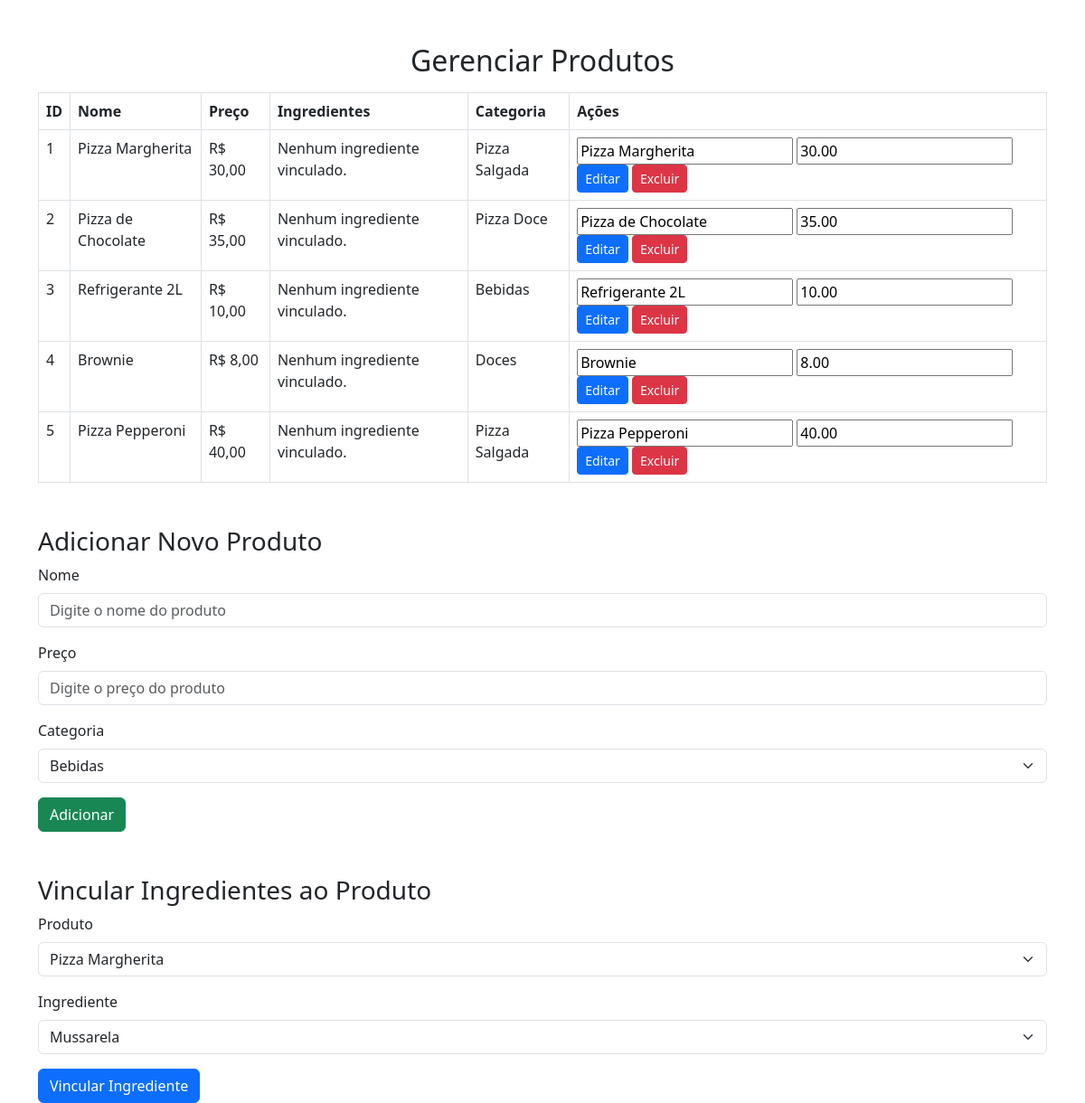
/produtosContent.php, run on an earlier commit of the app's database.
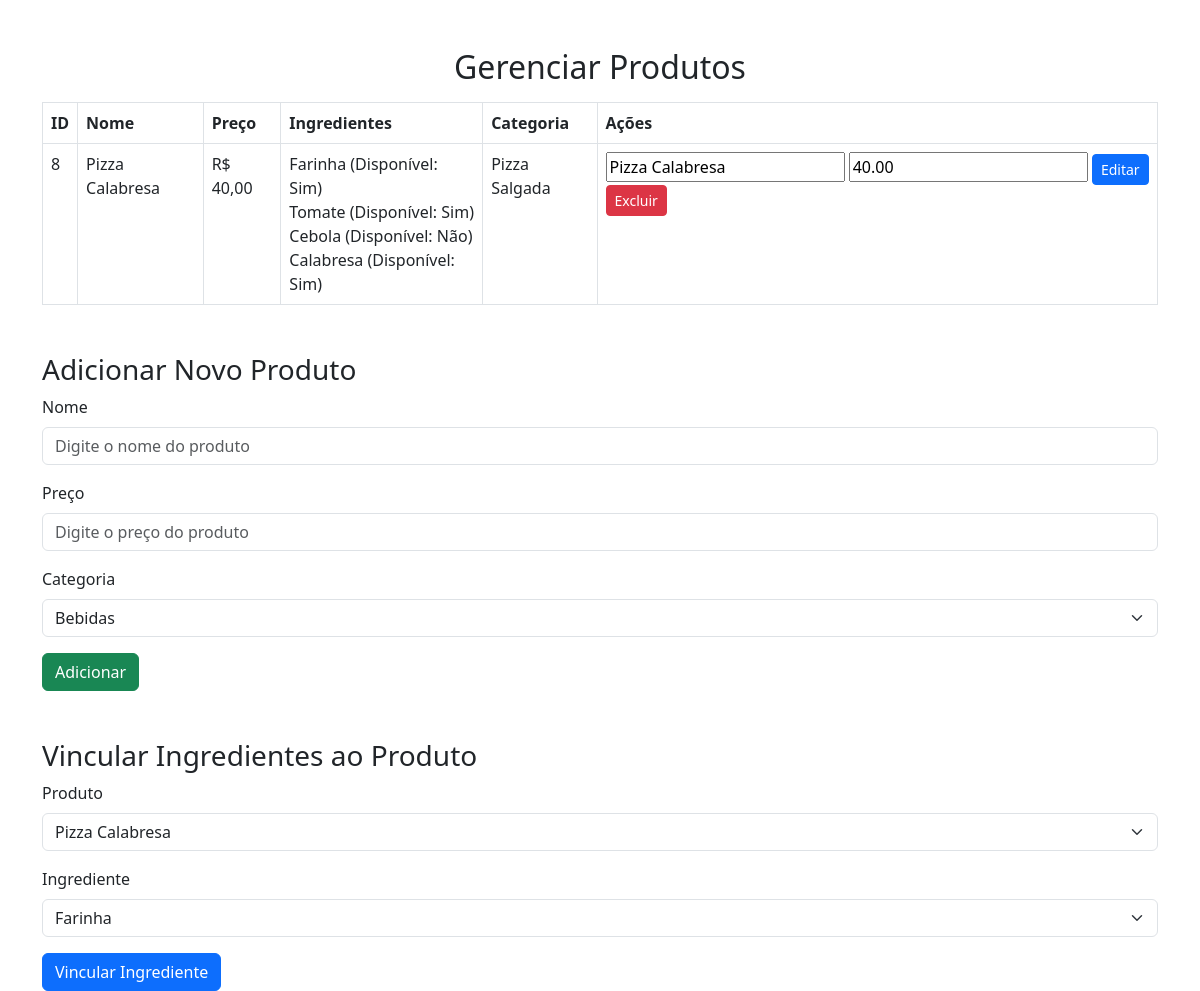
And on a later commit of the database.
### tables this page shows
CREATE TABLE `produto` (
  `Id_Produto` int(11) NOT NULL,
  `Nome` varchar(100) NOT NULL,
  `DataCriacao` date DEFAULT curdate(),
  `Preco` decimal(10,2) NOT NULL,
  `Descricao` text DEFAULT NULL,
  `Disponivel` tinyint(1) DEFAULT 1,
  `Id_Categoria` int(11) DEFAULT NULL
);

CREATE TABLE `categoria` (
  `Id_Categoria` int(11) NOT NULL,
  `Nome` varchar(50) NOT NULL
);

CREATE TABLE `ingrediente` (
  `Id_ingrediente` int(11) NOT NULL,
  `Nome` varchar(100) NOT NULL,
  `Disponivel` tinyint(1) DEFAULT 1
);

### web/classes/manipulaProduto.php (called while the page is built, shortened)
<?php
require_once 'conexaoBanco.php';
class manipulaProduto
{
    private $conexao;
    public function __construct()
    {
        $this->conexao = new conexaoBanco();
    }
    public function listaProduto()
    {
        $sql = "select p.nome, p.descricao, p.preco, p.id_produto, c.nome as categoria
        from produto p
        inner join categoria c on p.id_categoria = c.id_categoria";
        $stmt = $this->conexao->conectar()->query($sql);
        return $stmt->fetchAll();
    }
}
?>

### web/classes/conexaoBanco.php (called while the page is built)
<?php
class conexaoBanco
{
    private $host = "localhost";
    private $dbname = "banco";
    private $username = "root";
    private $password = "";
    private $conexao;
    public function conectar()
    {
        if ($this->conexao === null)
        {
            try
            {
                $this->conexao = new PDO("mysql:host={$this->host};dbname={$this->dbname}",
                $this->username,
                $this->password
                );
            }
            catch (PDOException $e)
            {
                echo "Erro na conexão: " . $e->getMessage();
                exit;
            }
        }
        return $this->conexao;
    }
}
?>

### web/classes/manipulaIngrediente.php (called while the page is built, shortened)
<?php
require_once 'conexaoBanco.php';
class manipulaIngrediente
{
    private $conexao;
    public function __construct()
    {
        $this->conexao = new conexaoBanco();
    }
    public function listaIngrediente()
    {
        $sql = "select * from ingrediente";
        $stmt = $this->conexao->conectar()->query($sql);
        return $stmt->fetchAll();
    }
}
?>

### web/produtosContent.php (the view, shortened to what the changed rows need)
<?php
require_once './classes/manipulaProduto.php';
require_once './classes/manipulaIngrediente.php';
$manipulaProduto = new manipulaProduto();
$manipulaIngrediente = new manipulaIngrediente();
$produtos = $manipulaProduto->listaProduto();
$ingredientes = $manipulaIngrediente->listaIngrediente();
?>
<!DOCTYPE html>
<html lang="pt-BR">
<head>
    <link rel="stylesheet" href="https://cdn.jsdelivr.net/npm/bootstrap@5.3.0/dist/css/bootstrap.min.css">
</head>
<body>
    <div class="container mt-5">
        <h2 class="text-center">Gerenciar Produtos</h2>
        <table class="table table-bordered mt-3">
            <thead>
                <tr>
                    <th>ID</th>
                    <th>Nome</th>
                    <th>Preço</th>
                    <th>Ingredientes</th>
                    <th>Categoria</th>
                    <th>Ações</th>
                </tr>
            </thead>
            <tbody>
                <?php foreach ($produtos as $produto): ?>
                <tr>
                    <td><?= $produto['id_produto'] ?></td>
                    <td><?= htmlspecialchars($produto['nome']) ?></td>
                    <td>R$ <?= number_format($produto['preco'], 2, ',', '.') ?></td>
                    <td>
                        <?php
                        $sql = "select i.nome, i.disponivel
                                from ingrediente i
                                join produto_ingrediente pi on pi.id_ingrediente = i.id_ingrediente
                                where pi.id_produto = ?";
                        $stmt = (new conexaoBanco())->conectar()->prepare($sql);
                        $stmt->execute([$produto['id_produto']]);
                        $ingredientesProduto = $stmt->fetchAll(PDO::FETCH_ASSOC);
                        if ($ingredientesProduto) {
                            foreach ($ingredientesProduto as $ingrediente) {
                                echo htmlspecialchars($ingrediente['nome']) . " (Disponível: " . ($ingrediente['disponivel'] ? "Sim" : "Não") . ")<br>";
                            }
                        } else {
                            echo "Nenhum ingrediente vinculado.";
                        }
                        ?>
                    </td>
                    <td><?= htmlspecialchars($produto['categoria']) ?></td>
                    <td>
                        <form method="post" style="display:inline;">
                            <input type="text" name="nome" placeholder="Nome" required value="<?= $produto['nome'] ?>">
                            <input type="number" name="preco" placeholder="Preço" required step="0.01" value="<?= $produto['preco'] ?>">
                            <button class="btn btn-primary btn-sm">Editar</button>
                        </form>
                        <form method="post" style="display:inline;" onsubmit="return confirm('Deseja realmente excluir este produto?');">
                            <button class="btn btn-danger btn-sm">Excluir</button>
                        </form>
                    </td>
                </tr>
                <?php endforeach; ?>
            </tbody>
        </table>
        <form method="post" autocomplete="off">
            <div class="mb-3">
                <label for="id_produto" class="form-label">Produto</label>
                <select name="id_produto" id="id_produto" class="form-select" required>
                    <?php foreach ($produtos as $produto): ?>
                        <option value="<?= $produto['id_produto'] ?>">
                            <?= htmlspecialchars($produto['nome']) ?>
                        </option>
                    <?php endforeach; ?>
                </select>
            </div>
            <div class="mb-3">
                <label for="id_ingrediente" class="form-label">Ingrediente</label>
                <select name="id_ingrediente" id="id_ingrediente" class="form-select" required>
                    <?php foreach ($ingredientes as $ingrediente): ?>
                        <option value="<?= $ingrediente['Id_ingrediente'] ?>">
                            <?= htmlspecialchars($ingrediente['Nome']) ?>
                        </option>
                    <?php endforeach; ?>
                </select>
            </div>
        </form>
    </div>
</body>
</html>

What changed in the data, as far as the page shows it:
removed produto: Id_Produto "1", Nome "Pizza Margherita", Preco "30,00", shows "Nenhum ingrediente vinculado.", Id_Categoria.Nome "Pizza Salgada", nome "Pizza Margherita", preco "30.00"
removed produto: Id_Produto "2", Nome "Pizza de Chocolate", Preco "35,00", shows "Nenhum ingrediente vinculado.", Id_Categoria.Nome "Pizza Doce", nome "Pizza de Chocolate", preco "35.00"
removed produto: Id_Produto "3", Nome "Refrigerante 2L", Preco "10,00", shows "Nenhum ingrediente vinculado.", Id_Categoria.Nome "Bebidas", nome "Refrigerante 2L", preco "10.00"
removed produto: Id_Produto "4", Nome "Brownie", Preco "8,00", shows "Nenhum ingrediente vinculado.", Id_Categoria.Nome "Doces", nome "Brownie", preco "8.00"
removed produto: Id_Produto "5", Nome "Pizza Pepperoni", Preco "40,00", shows "Nenhum ingrediente vinculado.", Id_Categoria.Nome "Pizza Salgada", nome "Pizza Pepperoni", preco "40.00"
added produto: Id_Produto "8", Nome "Pizza Calabresa", Preco "40,00", Id_Categoria.Nome "Pizza Salgada", nome "Pizza Calabresa", preco "40.00"
added ingrediente: Nome "Farinha", Disponivel "Sim"
added ingrediente: Nome "Tomate", Disponivel "Sim"
added ingrediente: Nome "Cebola", Disponivel "Não"
added ingrediente: Nome "Calabresa", Disponivel "Sim"
Also different on the page:
form field id_produto: "Pizza Margherita" → "Pizza Calabresa"
form field id_ingrediente: "Mussarela" → "Farinha"
